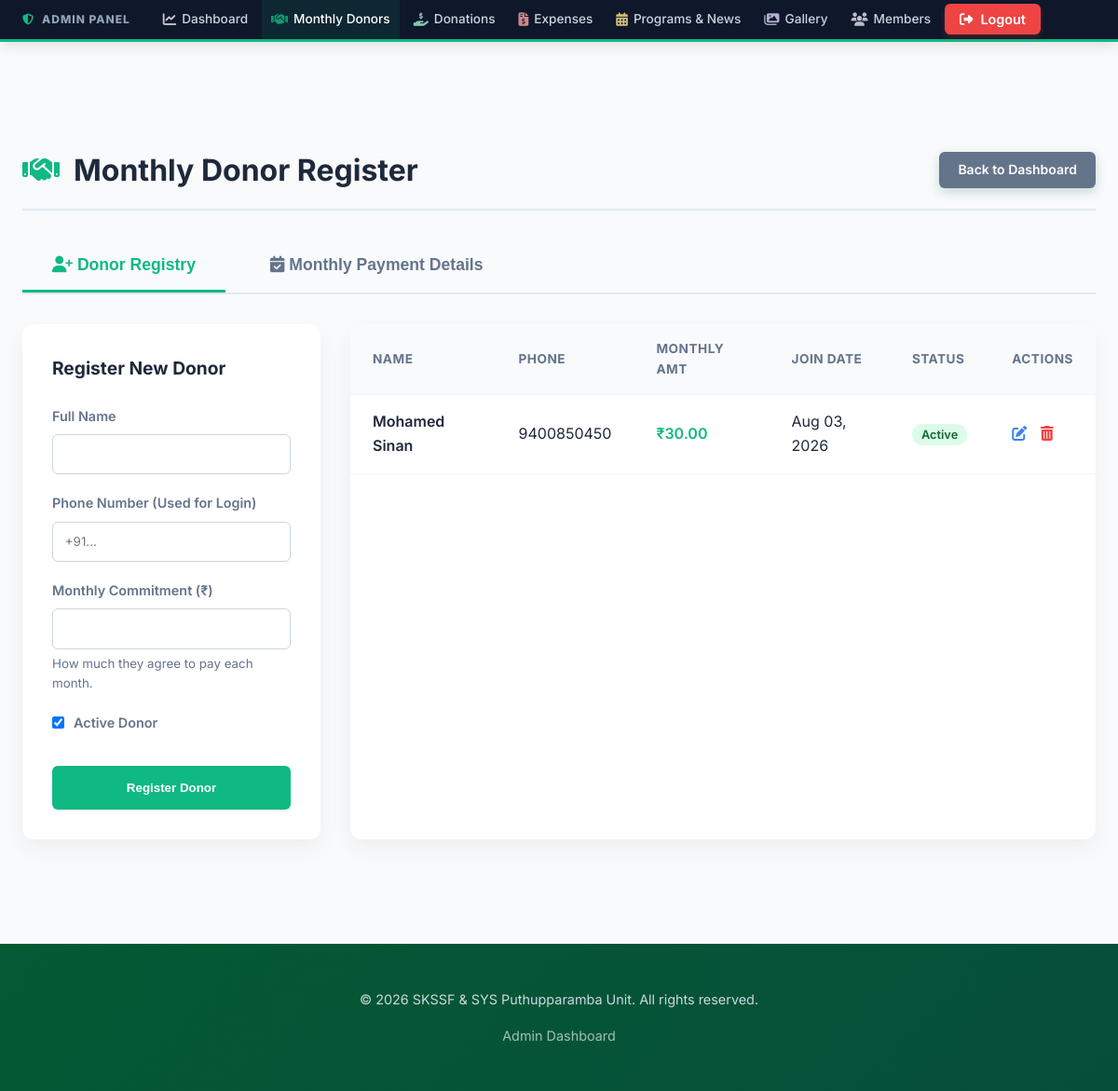
The app's page /manage/monthly-donors/ (signed in) with its own data.
### portal/models.py (models this page shows, shortened)
class MonthlyDonor(models.Model):
    name = models.CharField(max_length=255)
    phone = models.CharField(max_length=20, unique=True)
    monthly_commitment = models.DecimalField(max_digits=10, decimal_places=2, help_text="Amount they agreed to pay each month")
    join_date = models.DateField(auto_now_add=True)
    is_active = models.BooleanField(default=True)

### portal/views.py (the view)
# urls.py: path('manage/monthly-donors/', views.manage_monthly_donors, name='manage_monthly_donors'),
@staff_member_required(login_url='/login/')
def manage_monthly_donors(request):
    if request.method == 'POST':
        form = MonthlyDonorForm(request.POST)
        if form.is_valid():
            form.save()
            messages.success(request, 'Monthly donor registered successfully!')
            return redirect('manage_monthly_donors')
    else:
        form = MonthlyDonorForm()
    donors = MonthlyDonor.objects.all().order_by('-join_date')
    from datetime import date, datetime
    today = date.today()
    selected_month_str = request.GET.get('month')
    if selected_month_str:
        try:
            parsed_date = datetime.strptime(selected_month_str, "%Y-%m")
            current_month = parsed_date.month
            current_year = parsed_date.year
            month_name = parsed_date.strftime("%B %Y")
        except ValueError:
            current_month = today.month
            current_year = today.year
            month_name = today.strftime("%B %Y")
            selected_month_str = today.strftime("%Y-%m")
    else:
        current_month = today.month
        current_year = today.year
        month_name = today.strftime("%B %Y")
        selected_month_str = today.strftime("%Y-%m")
    monthly_donations = Donation.objects.filter(
        donation_type='monthly',
        date__month=current_month,
        date__year=current_year,
        monthly_donor__isnull=False
    )
    paid_donor_ids = monthly_donations.values_list('monthly_donor_id', flat=True)
    paid_donors = []
    unpaid_donors = []
    import urllib.parse
    for donor in donors:
        if not donor.is_active:
            continue
        cleaned_phone = ''.join(filter(str.isdigit, str(donor.phone)))
        if len(cleaned_phone) == 10:
            cleaned_phone = '91' + cleaned_phone
        elif cleaned_phone.startswith('0') and len(cleaned_phone) == 11:
            cleaned_phone = '91' + cleaned_phone[1:]
        donor.whatsapp_phone = cleaned_phone
        if donor.id in paid_donor_ids:
            donation = monthly_donations.filter(monthly_donor=donor).first()
            donor.paid_amount = donation.amount if donation else 0
            donor.payment_date = donation.date if donation else None
            msg = f"Assalamu Alaikum {donor.name}, jazakallah khair for your monthly contribution of ₹{donor.paid_amount} for {month_name}. May Allah reward you abundantly."
            donor.whatsapp_msg = urllib.parse.quote(msg)
            paid_donors.append(donor)
        else:
            msg = f"Assalamu Alaikum {donor.name}, this is a gentle reminder that your monthly contribution of ₹{donor.monthly_commitment} for {month_name} is pending. Please contribute when possible."
            donor.whatsapp_msg = urllib.parse.quote(msg)
            unpaid_donors.append(donor)
    context = {
        'form': form,
        'donors': donors,
        'paid_donors': paid_donors,
        'unpaid_donors': unpaid_donors,
        'month_name': month_name,
        'selected_month': selected_month_str
    }
    return render(request, 'manage_monthly_donors.html', context)

### portal/forms.py
class MonthlyDonorForm(forms.ModelForm):
    class Meta:
        model = MonthlyDonor
        fields = ['name', 'phone', 'monthly_commitment', 'is_active']
        widgets = {
            'name': forms.TextInput(attrs={'class': 'form-control'}),
            'phone': forms.TextInput(attrs={'class': 'form-control', 'placeholder': '+91...'}),
            'monthly_commitment': forms.NumberInput(attrs={'class': 'form-control', 'step': '0.01'}),
            'is_active': forms.CheckboxInput(attrs={'class': 'form-check-input'}),
        }

### templates/manage_monthly_donors.html (shortened to what this page needs)
{% extends 'base.html' %}
{% block content %}
<div class="manage-section">
    <div class="container">
        <div class="manage-header">
            <h1><i class="fas fa-handshake"></i> Monthly Donor Register</h1>
            <a href="{% url 'dashboard' %}" class="btn-donate" style="background: var(--text-muted);">Back to Dashboard</a>
        </div>
        <div class="tabs-nav">
            <button class="tab-btn {% if not request.GET.month %}active{% endif %}" onclick="switchTab('registry', this)"><i class="fas fa-user-plus"></i> Donor Registry</button>
            <button class="tab-btn {% if request.GET.month %}active{% endif %}" onclick="switchTab('tracker', this)"><i class="fas fa-calendar-check"></i> Monthly Payment Details</button>
        </div>
        <div id="registry" class="tab-content {% if not request.GET.month %}active{% endif %}">
            <div class="layout-grid">
                <div class="form-card">
                <h2>Register New Donor</h2>
                <form method="POST">
                    <div class="form-group"><label>Full Name</label>{{ form.name }}</div>
                    <div class="form-group"><label>Phone Number (Used for Login)</label>{{ form.phone }}</div>
                    <div class="form-group">
                        <label>Monthly Commitment (₹)</label>
                        {{ form.monthly_commitment }}
                        <small style="color: #64748b; margin-top: 5px; display: block;">How much they agree to pay each month.</small>
                    </div>
                    <div class="form-group" style="display: flex; align-items: center; gap: 10px;">
                        {{ form.is_active }} <label style="margin: 0;">Active Donor</label>
                    </div>
                    <button type="submit" class="btn-submit">Register Donor</button>
                </form>
            </div>
            <div class="list-card">
                <table class="data-table">
                    <thead>
                        <tr>
                            <th>Name</th>
                            <th>Phone</th>
                            <th>Monthly Amt</th>
                            <th>Join Date</th>
                            <th>Status</th>
                            <th>Actions</th>
                        </tr>
                    </thead>
                    <tbody>
                        {% for donor in donors %}
                        <tr>
                            <td style="font-weight: 600; color: var(--text-main);">{{ donor.name }}</td>
                            <td>{{ donor.phone }}</td>
                            <td style="color: #10b981; font-weight: 600;">₹{{ donor.monthly_commitment }}</td>
                            <td>{{ donor.join_date|date:"M d, Y" }}</td>
                            <td>
                                {% if donor.is_active %}
                                <span style="background: #dcfce7; color: #166534; padding: 4px 10px; border-radius: 12px; font-size: 0.8rem; font-weight: 600;">Active</span>
                                {% else %}
                                <span style="background: #fee2e2; color: #991b1b; padding: 4px 10px; border-radius: 12px; font-size: 0.8rem; font-weight: 600;">Inactive</span>
                                {% endif %}
                            </td>
                            <td>
                                <a href="{% url 'edit_monthly_donor' donor.pk %}" style="color: #3b82f6; margin-right: 10px;" title="Edit"><i class="fas fa-edit"></i></a>
                                <a href="{% url 'delete_monthly_donor' donor.pk %}" style="color: #ef4444;" title="Delete"><i class="fas fa-trash-alt"></i></a>
                            </td>
                        </tr>
                        {% empty %}
                        <tr><td colspan="6" style="text-align: center; padding: 2rem;">No monthly donors registered yet.</td></tr>
                        {% endfor %}
                    </tbody>
                </table>
            </div>
            </div>
        </div>
        </div>
    </div>
{% endblock %}

### templates/base.html (style rules this page uses)
:root { --primary: #0F5132; --primary-light: #198754; --surface: #ffffff; --background: #f8fafc; --text-main: #1e293b; --text-muted: #64748b; --border: #e2e8f0; --radius-lg: 16px; --radius-md: 12px; --radius-sm: 8px; --shadow-sm: 0 1px 3px rgba(0, 0, 0, 0.05); --shadow-md: 0 4px 6px -1px rgba(0, 0, 0, 0.1), 0 2px 4px -1px rgba(0, 0, 0, 0.06); --shadow-lg: 0 10px 15px -3px rgba(0, 0, 0, 0.1), 0 4px 6px -2px rgba(0, 0, 0, 0.05); --transition: all 0.3s cubic-bezier(0.4, 0, 0.2, 1); }
* { box-sizing: border-box; margin: 0; padding: 0; }
body { font-family: 'Inter', -apple-system, BlinkMacSystemFont, sans-serif; background-color: var(--background); color: var(--text-main); line-height: 1.6; -webkit-font-smoothing: antialiased; display: flex; flex-direction: column; min-height: 100vh; }
.btn-donate { background-color: #045a33; color: white; padding: 0.5rem 1.25rem; border-radius: 6px; font-weight: 600; text-decoration: none; font-size: 14px; transition: all 0.3s ease; box-shadow: 0 4px 12px rgba(4, 90, 51, 0.2); }
.container { max-width: 1200px; margin: 0 auto; padding: 3rem 1.5rem; flex: 1; }

### templates/manage_monthly_donors.html (style rules this page uses)
.manage-section { padding: 4rem 0; background: #f8fafc; min-height: 80vh; }
.manage-header { display: flex; justify-content: space-between; align-items: center; margin-bottom: 2rem; padding-bottom: 1rem; border-bottom: 2px solid #e2e8f0; }
.manage-header h1 { font-size: 2rem; color: var(--text-main); display: flex; align-items: center; gap: 15px; }
.manage-header h1 i { color: #10b981; }
.layout-grid { display: grid; grid-template-columns: 1fr 2.5fr; gap: 2rem; }
.form-card { background: white; padding: 2rem; border-radius: 12px; box-shadow: 0 10px 25px rgba(0,0,0,0.05); height: fit-content; position: sticky; top: 2rem; }
.form-card h2 { font-size: 1.2rem; color: var(--text-main); margin-bottom: 1.5rem; }
.form-group { margin-bottom: 1.2rem; }
.form-group label { display: block; margin-bottom: 0.5rem; font-weight: 600; color: var(--text-muted); font-size: 0.9rem; }
.form-control { width: 100%; padding: 0.8rem; border: 1px solid #cbd5e1; border-radius: 6px; font-family: inherit; }
.list-card { background: white; border-radius: 12px; box-shadow: 0 10px 25px rgba(0,0,0,0.05); overflow: hidden; }
.data-table { width: 100%; border-collapse: collapse; }
.data-table th, .data-table td { padding: 1rem 1.5rem; text-align: left; border-bottom: 1px solid #f1f5f9; }
.data-table th { background: #f8fafc; font-weight: 700; color: var(--text-muted); text-transform: uppercase; font-size: 0.85rem; letter-spacing: 0.5px; }
.btn-submit { width: 100%; padding: 1rem; background: #10b981; color: white; border: none; border-radius: 6px; font-weight: 700; cursor: pointer; margin-top: 1rem; transition: background 0.3s; }
.tabs-nav { display: flex; gap: 1rem; border-bottom: 2px solid #e2e8f0; margin-bottom: 2rem; }
.tab-btn { padding: 1rem 2rem; background: none; border: none; font-size: 1.1rem; font-weight: 700; color: var(--text-muted); cursor: pointer; border-bottom: 3px solid transparent; transition: all 0.3s; }
.tab-btn.active { color: #10b981; border-bottom-color: #10b981; }
.tab-content { display: none; }
.tab-content.active { display: block; animation: fadeIn 0.4s; }

### records on screen
MonthlyDonor: name "Mohamed Sinan", phone "9400850450", monthly_commitment "30.00", join_date "Aug 03, 2026", is_active "Active"
